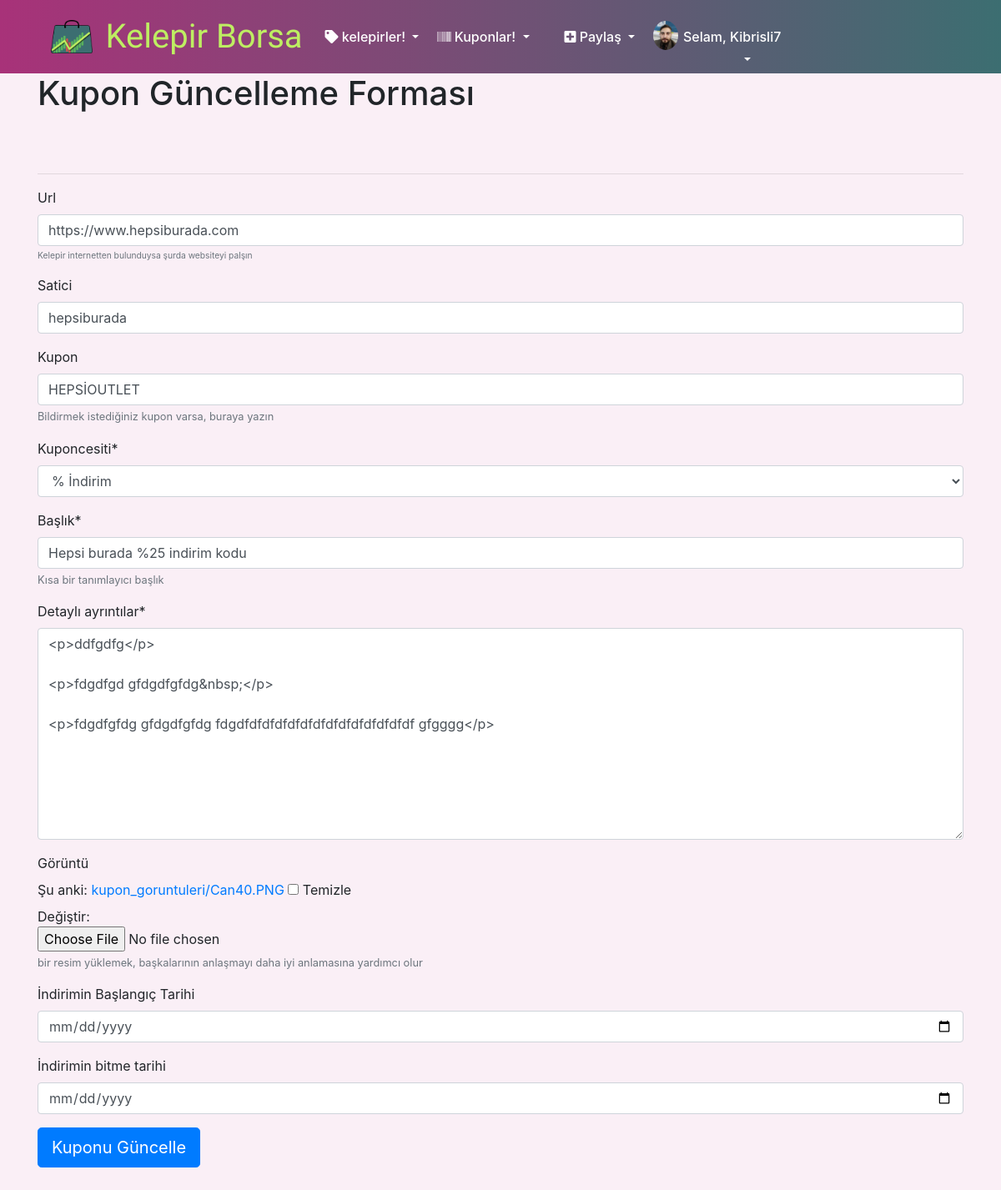
The app's page /kupon_guncelle/1 (signed in) with its own data.
### hesaplar/models.py (models this page shows, shortened)
class Kullanici(models.Model):
    kullanici = models.OneToOneField(User, on_delete=models.CASCADE)
    paylasimlar = models.IntegerField(default=0)
    yorumlar = models.IntegerField(default=0)
    ensicak = models.IntegerField(default=0)
    takipciler = models.IntegerField(default=0)
    dogum = models.DateField(null=True, blank=True)
    resim = models.ImageField(upload_to='profiler', null=True, blank=True, default="profiler/profile.png")
    sehir = models.CharField(max_length=200)
    insta = models.CharField(max_length=200, null=True, blank=True)

### madde/models.py (models this page shows, shortened)
class Kuponlar(models.Model):
    paylasan = models.ForeignKey(User, on_delete=models.CASCADE)
    url = models.URLField(max_length=200, blank=True, null=True, help_text='<small>Kelepir internetten bulunduysa şurda websiteyi palşın</small>',)
    satici = models.CharField(max_length=200, blank=True)
    kupon = models.CharField(max_length=100, blank=True, help_text='Bildirmek istediğiniz kupon varsa, buraya yazın')
    kuponCesiti = models.CharField(null=True, max_length=50, choices=KUPON_CESIT, verbose_name='Küpon çeşiti')
    baslik = models.CharField(max_length=300, help_text='Kısa bir tanımlayıcı başlık', verbose_name='Başlık')
    ayrintilar = RichTextField(help_text='Kelepiri kendi sözlerinizle anlatın ve neden kaçılmaz fırsat olduğunu başkalarına açıklayın.' ,verbose_name='Detaylı ayrıntılar')
    goruntu = models.ImageField(upload_to='kupon_goruntuleri', null=True, blank=True, default="madde_goruntuleri/shopping.jpg", help_text='bir resim yüklemek, başkalarının anlaşmayı daha iyi anlamasına yardımcı olur', verbose_name='Görüntü')
    bas_tarih = models.DateField(blank=True, null=True,verbose_name='İndirimin Başlangıç Tarihi')
    son_tarih = models.DateField(blank=True, null=True, verbose_name='İndirimin bitme tarihi')
    duyurmaTarihi = models.DateTimeField(default=timezone.now) # auto_now=False, auto_now_add=True, blank=True
    derece = models.IntegerField(default='0', null=True, blank=True)
    aktif = models.BooleanField(default=True)
    bookmarked = models.ManyToManyField(User, related_name='bookmarked_coupons', default=None, blank=True)
    tukenmiscagiri = models.ManyToManyField(User, related_name='expired_call_coupons', default=None, blank=True)
    tukenmisSayi = models.IntegerField(default=0, null=True, blank=True)
    oylar = models.IntegerField(default=0, null=True, blank=True)
    oyveren = models.ManyToManyField(User, blank=True, related_name="collected_votes_coupons")
    comments = GenericRelation(Comment)

### madde/views.py (the view)
# urls.py: path('kupon_guncelle/<int:pk>', views.kupon_guncelle, name='kupon_guncelle'),
@login_required
def kupon_guncelle(request, pk):
    kupon = Kuponlar.objects.get(id=pk)
    if request.method == 'POST':
        edit_form = KuponEditForm(data=request.POST or None, instance=kupon, files=request.FILES)
        if edit_form.is_valid():
            edit_form.save()
            return redirect('kupon_detay', pk=kupon.id)
    else:
        edit_form = KuponEditForm(instance=kupon)
    context = {
        'edit_form': edit_form,
        'kupon':kupon,
    }
    return render(request, 'madde/coupon_edit.html', context)

### madde/forms.py
class KuponEditForm(forms.ModelForm):
    kuponCesiti = forms.ChoiceField(choices=KUPON_CESIT)
    class Meta:
        model = Kuponlar
        exclude = ('paylasan','derece', 'duyurmaTarihi', 'kaynamavakti', 'bookmarked', 'tukenmiscagiri', 'tukenmisSayi', 'aktif', 'oylar', 'oyveren','allow_comments')
        widgets = {
            'bas_tarih': forms.DateInput(format=('%d/%m/%Y'), attrs={'class':'form-control', 'placeholder':'Tarih seçin', 'type':'date'}),
            'son_tarih': forms.DateInput(format=('%d/%m/%Y'), attrs={'class':'form-control', 'placeholder':'Tarih seçin', 'type':'date'}),
        }

### madde/templates/madde/coupon_edit.html (shortened to what this page needs)
{% extends 'temel.html' %}
{% load crispy_forms_tags %}
{% block content %}
<h1>Kupon Güncelleme Forması</h1>
<br>
  <br><hr>
  <form action="{% url 'kupon_guncelle' kupon.pk %}" method="POST" enctype="multipart/form-data">
    {{ edit_form | crispy }}
    <input type="submit" class="btn btn-primary btn-lg" value="Kuponu Güncelle" />
  </form>
<br>
<br>
{% endblock %}

### templates/navbar.html (shortened to what this page needs)
<div class="header">
  <div class="menu-bar">
    <div class="container">
      <div class="topnav">
      <nav class="navbar navbar-expand-sm navbar-light flex-nowrap justify-content-between">
        <a class="navbar-brand" href="/"><img src="/images/kelepirBorsa_logo2.png" height="40"></a><a href="/"><span class="navText navbar-brand"> Kelepir Borsa</span></a>
        <div class="collapse navbar-collapse" id="navbar-list">
          <ul class="navbar-nav h-100">
            <li class="nav-item dropdown">
              <a class="nav-link dropdown-toggle" href="#" id="navbarDropdownMenuLink" role="button" data-toggle="dropdown" aria-haspopup="true" aria-expanded="false">
                <i class="fas fa-tag"></i> kelepirler!
              </a>
            </li>
          <ul class="navbar-nav h-100">
            <li class="nav-item dropdown">
              <a class="nav-link dropdown-toggle" href="#" id="navbarDropdownMenuLink" role="button" data-toggle="dropdown" aria-haspopup="true" aria-expanded="false">
                <i class="fas fa-barcode"></i> Kuponlar!
              </a>
            </li>
          </ul>
        <div class="login-container">
          <ul class="nav navbar-nav flex-row justify-content-between ml-auto">
            {% if user.is_authenticated %}
              <li class="nav-item dropdown">
                <a class="nav-link dropdown-toggle" href="#" id="navbarDropdownMenuLink" role="button" data-toggle="dropdown" aria-haspopup="true" aria-expanded="false">
                  <i class="fas fa-plus-square"></i> Paylaş
                </a>
              </li>
              <li class="nav-item dropdown">
                <a class="nav-link dropdown-toggle" href="#" id="navbarDropdownMenuLink" role="button" data-toggle="dropdown" aria-haspopup="true" aria-expanded="false">
                {% if request.user.kullanici.resim %}
                  <img src="{{ request.user.kullanici.resim.url }}" class="navbar-img rounded-circle">
                {% else %}
                  <img src="/static/images/profiler/profile.png" class="navbar-img rounded-circle">
                {% endif %}
                <div class="">
                  Selam, {{request.user|capfirst}}
                </div>
                </a>
              </li>
                {% endif %}
          </ul>
        </div>
        </div>
      </nav>
    </div>
  </div>
  </div>
</div>

### static/css/navbar.css (style rules this page uses)
* { margin: 0px; padding: 0px; //font-family: 'Roboto', sans-serif; }
.menu-bar { background-image: linear-gradient(-90deg, #3c6e71, #a83279); }
.navbar-brand { color: #beee62!important; padding: 0; height: 40px; line-height: 40px; }
.navText { font-family: 'Lobster', cursive; font-size: 40px; }
.nav-link { font-size: 16px; margin: 3px; color: #fff!important; font-weight: 500; }
.navbar-nav { text-align: right; margin-right: 20px; padding-top: 0; padding-bottom: 0; height: 50px; line-height: 50px; }
.topnav .login-container { float: right; }

### static/css/style.css (style rules this page uses)
.navbar-img { width: 30px; height: 35px; float: left; background-size: auto 100%; margin-top: 5%; margin-right: 5%; }

### static/css/custom.css (style rules this page uses)
body { background-color: #faeff6; }

### records on screen
Kuponlar: url "https://www.hepsiburada.com", satici "hepsiburada", kupon "HEPSİOUTLET", kuponCesiti "% İndirim", baslik "Hepsi burada %25 indirim kodu", ayrintilar "<p>ddfgdfg</p> <p>fdgdfgd gfdgdfgfdg&nbsp;</p> <p>fdgdfgfdg gfdgdfgfdg fdgdfdfdfdfdfdfdfdfdfdfdfdfdfdf gfgggg</p>"

### other values on screen
{{ request.user|capfirst }} "Kibrisli7"
